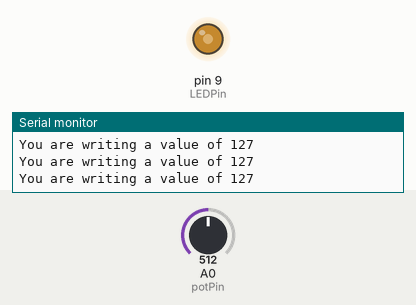
Simulated run of this sketch. Board: Arduino Uno, built with avr-gcc and run on an emulated ATmega328P. On the bench: output pins drawn as LEDs (lit = HIGH), the last lines printed to the serial monitor. The inputs (shaded band) are chosen by the test bench; at power-on: A0 (potPin) = 512.

Above: at 1.2 s.
1.3 s: A0 (potPin) set to 414
At 2.6 s:
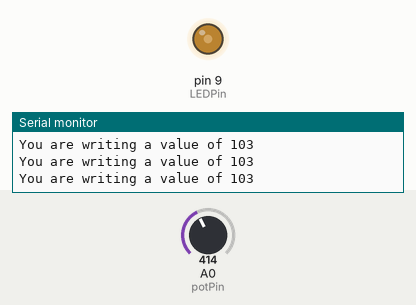
4.3 s: A0 (potPin) set to 389
At 4.7 s:
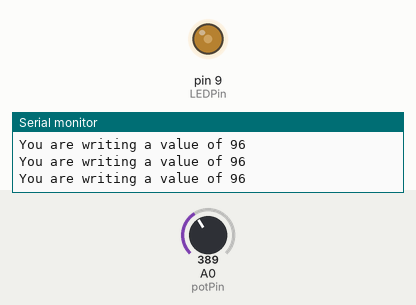
7.3 s: A0 (potPin) set to 716
At 8.1 s:
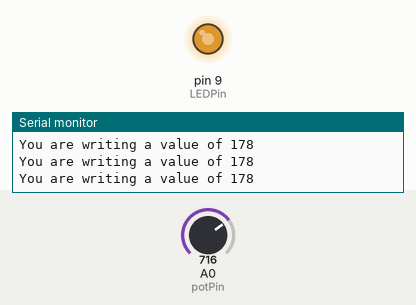
8.8 s: A0 (potPin) set to 122
At 9.1 s:
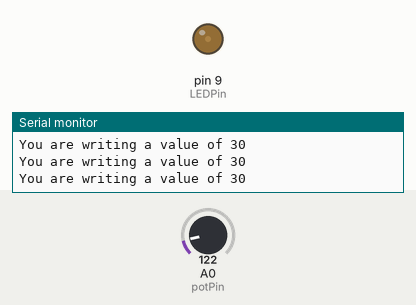
10.3 s: A0 (potPin) set to 0
At 10.8 s:
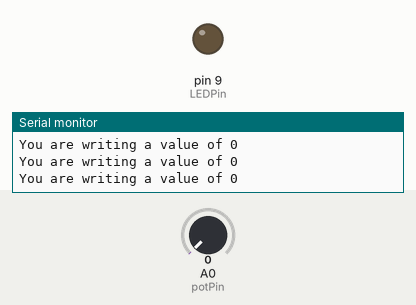
11.8 s: A0 (potPin) set to 900
At 13.1 s:
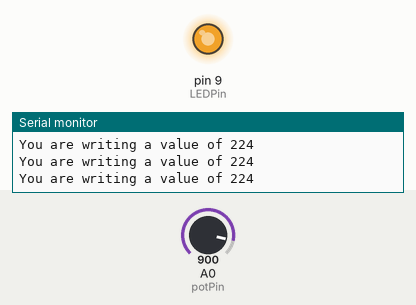
Timing chart, 0 to 14.3 s (numbered marks = the images above; inputs shaded):
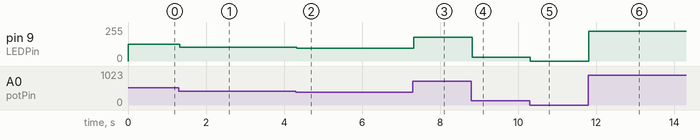

The sketch:

Code.ino
```cpp
int potPin = A0;
int LEDPin = 9;
int readValue;
int writeValue;
void setup() {
  pinMode(potPin, INPUT);
  pinMode(LEDPin, OUTPUT);
  Serial.begin(9600);

}

void loop() {
  readValue = analogRead(potPin);
  writeValue = (255./1023.)* readValue;
  analogWrite(LEDPin,writeValue);
  Serial.print("You are writing a value of ");
  Serial.println(writeValue);
}
```

Measured:
- after the input at 1.3 s, pin 9 (LEDPin): 127/255 → 103/255 at once
- after the input at 4.3 s, pin 9 (LEDPin): 103/255 → 96/255 at once
- after the input at 7.3 s, pin 9 (LEDPin): 96/255 → 178/255 at once
- after the input at 8.8 s, pin 9 (LEDPin): 178/255 → 30/255 at once
- after the input at 10.3 s, pin 9 (LEDPin): 30/255 → 0/255 at once
- after the input at 11.8 s, pin 9 (LEDPin): 0/255 → 224/255 at once
